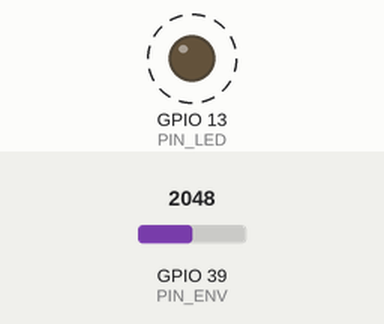
This sketch was run on a simulated ESP32. Shown: output pins drawn as LEDs (lit = HIGH). Dashed ring = blinking. The inputs (shaded band) are chosen by the test bench; at power-on: GPIO 39 (PIN_ENV) = 2048 (analog values on the 0–4095 scale). Nothing arrives over Bluetooth unless stated; a phone connects over Bluetooth LE 3 s after start.

Above: at 0.2 s.
Timing chart, 0 to 3.0 s (numbered marks = the images above):
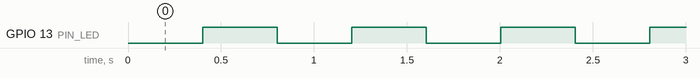

The sketch:

wireless-myoware.ino
```cpp
// Revive Motion — MyoWare 2.0 Wireless Shield (ESP32)
// File → Open this file. Do not paste into an old sketch.
// Arduino IDE → Tools → Board → ESP32 Arduino → ESP32 Dev Module
// USB goes into the Wireless Shield, not the Elegoo Uno.
// POWER SOURCE = VBAT. POWER = ON to upload. Then POWER OFF, unplug, snap onto the muscle sensor.

#include <BLEDevice.h>
#include <BLEServer.h>
#include <BLEUtils.h>
#include <BLE2902.h>

static const char *DEVICE_NAME = "MyoWareSensor1";
static const char *SERVICE_UUID = "ec3af789-2154-49f4-a9fc-bc6c88e9e930";
static const char *CHAR_UUID = "f3a56edf-8f1e-4533-93bf-5601b2e91308";

const int PIN_ENV = A3;
const int PIN_LED = 13;

BLECharacteristic *sensorChar = nullptr;
bool centralConnected = false;

class ServerCallbacks : public BLEServerCallbacks {
  void onConnect(BLEServer *) {
    centralConnected = true;
    digitalWrite(PIN_LED, HIGH);
  }

  void onDisconnect(BLEServer *server) {
    centralConnected = false;
    digitalWrite(PIN_LED, LOW);
    delay(80);
    server->startAdvertising();
  }
};

void setup() {
  analogReadResolution(12);
  pinMode(PIN_ENV, INPUT);
  pinMode(PIN_LED, OUTPUT);
  digitalWrite(PIN_LED, LOW);

  BLEDevice::init(DEVICE_NAME);
  BLEServer *server = BLEDevice::createServer();
  server->setCallbacks(new ServerCallbacks());

  BLEService *service = server->createService(SERVICE_UUID);
  sensorChar = service->createCharacteristic(
    CHAR_UUID,
    BLECharacteristic::PROPERTY_READ | BLECharacteristic::PROPERTY_NOTIFY
  );
  sensorChar->addDescriptor(new BLE2902());
  sensorChar->setValue("HELLO MYOWARE WIRELESS");
  service->start();

  BLEAdvertising *advertising = BLEDevice::getAdvertising();
  advertising->addServiceUUID(SERVICE_UUID);
  advertising->setScanResponse(true);
  BLEDevice::startAdvertising();
}

void loop() {
  const int env = analogRead(PIN_ENV);
  int emg = env / 41;
  if (emg > 100) emg = 100;

  char line[48];
  snprintf(line, sizeof(line), "ENV %d\nEMG %d", env, emg);

  if (centralConnected && sensorChar) {
    sensorChar->setValue(line);
    sensorChar->notify();
  } else {
    digitalWrite(PIN_LED, (millis() / 400) % 2 ? HIGH : LOW);
  }

  delay(80);
}
```

Measured:
- by itself, GPIO 13 (PIN_LED): alternates HIGH for 0.40 s and LOW for 0.40 s, 7 changes in all, then stays HIGH
